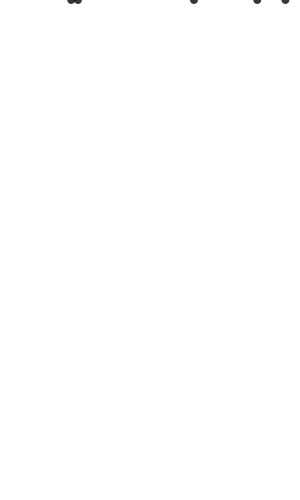
Frame 1 (no input)
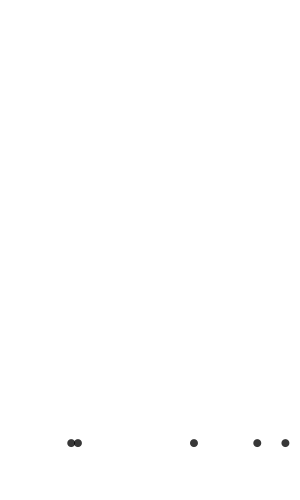
Frame 60 (the mouse pressed at the canvas centre just before this capture)
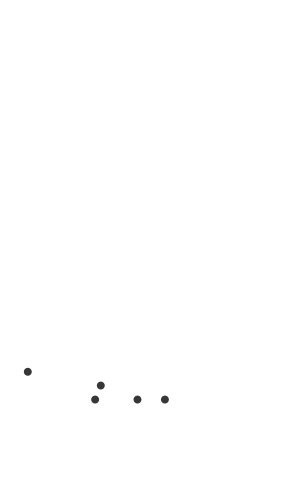
Frame 120 (the mouse held since frame 60 and released just before this capture)

The Processing sketch that drew these frames (run headless with seeded random() and noise(); from frame 60 on, the mouse is pressed at the canvas centre):

// Processing sketch: Line_And_Ball_Collision
// ── Line_And_Ball_Collision.pde
ArrayList<Segment> segmentList = new ArrayList();
ArrayList<Ball> ballList = new ArrayList();

int xt, yt, xmt, ymt;
boolean mouseUp, mouseDown;
void setup() {
  size(300, 500);
  addBalls();
}

void draw() {
  background(-1);
  /*----Segment Drawing start-----*/
  if (mouseDown) {
    xmt = mouseX;
    ymt = mouseY;
    stroke(0);
    line(xt, yt, xmt, ymt);
  }
  for (int i=0; i<segmentList.size (); i++) {
    Segment S = segmentList.get(i);
    S.show();
  }
  /*----Segment Drawing end-----*/
  /*----Balls Generation start-----*/
  for (int j=0; j<ballList.size (); j++) {
    Ball B = ballList.get(j);
    B.show();
    if (B.y>height) {
      ballList.remove(j);
      ballList.add(new Ball(random(0, width), 0));
    }
  }
  /*----Balls Generation end-----*/
  /*----Collision Detection Starts-----*/
  for (int k=0; k<ballList.size (); k++) {
    Ball B = ballList.get(k);
    for (int l=0; l<segmentList.size (); l++) {
      Segment S = segmentList.get(l);
      if ((S.x<B.x && B.x<S.xm) || (S.xm<B.x && B.x<S.x)) {
        float tempy = S.getY(B.x);
        if ((int)abs(tempy-B.y)<6) {
          B.update(true, 0.5f);
        }
      }
    }
    B.update(false, 0);
  }
}


void addBalls() {
  for (int i=0; i<5; i++) {
    ballList.add(new Ball(random(0, width), 0));
  }
}


// ── Ball.pde
class Ball {
  float x, y, r, dx, dy, g;
  Ball(float x, float y) {
    this.x =  x;
    this.y =  y;
    dx =  0;
    dy =  0.01f;
    g = 0.25f;
    r = 4;
  }
  void show() {
    noStroke();
    fill(0, 200);
    ellipse(x, y, 2*r, 2*r);
  }
  void update(boolean hit, float xx) {
    if (hit) {
      dy*=-1;
      dx+=xx;
    } else {
      dy*=1;
      dx+=0;
    }
    dy+=g;
    y+=dy;
    x+=dx;
  }
}


// ── Segment.pde
class Segment {
  float x, y, xm, ym, dirx, diry;
  Segment(int x, int y, int xm, int ym) {
    this.x =x;
    this.y =y;
    this.xm =xm;
    this.ym =ym;
    if (y>ym && x<xm) dirx=-0.5;
    else if (y>ym && x>xm) dirx=0.5;
    else if (y<ym && x<xm) dirx=0.5;
    else if (y<ym && x>xm) dirx=-0.5;
  }
  void show() {
    stroke(0);
    line(x, y, xm, ym);
  }
  float getY(float xx) {
    float yy = y + (xx-x)*((ym-y)/(xm-x));
    return y;
  }
} 
void mousePressed() {
  xt = mouseX;
  yt = mouseY;
}
void mouseDragged() {
  mouseDown = true;
}
void mouseReleased() {
  Segment S = new Segment(xt, yt, xmt, ymt);
  segmentList.add(S);
  mouseDown = false;
}


// ── collision.pde
boolean detectCollision(float lx, float ly, float lxm, float lym, float r, float xr, float yr ) {
  
  return false;
}
